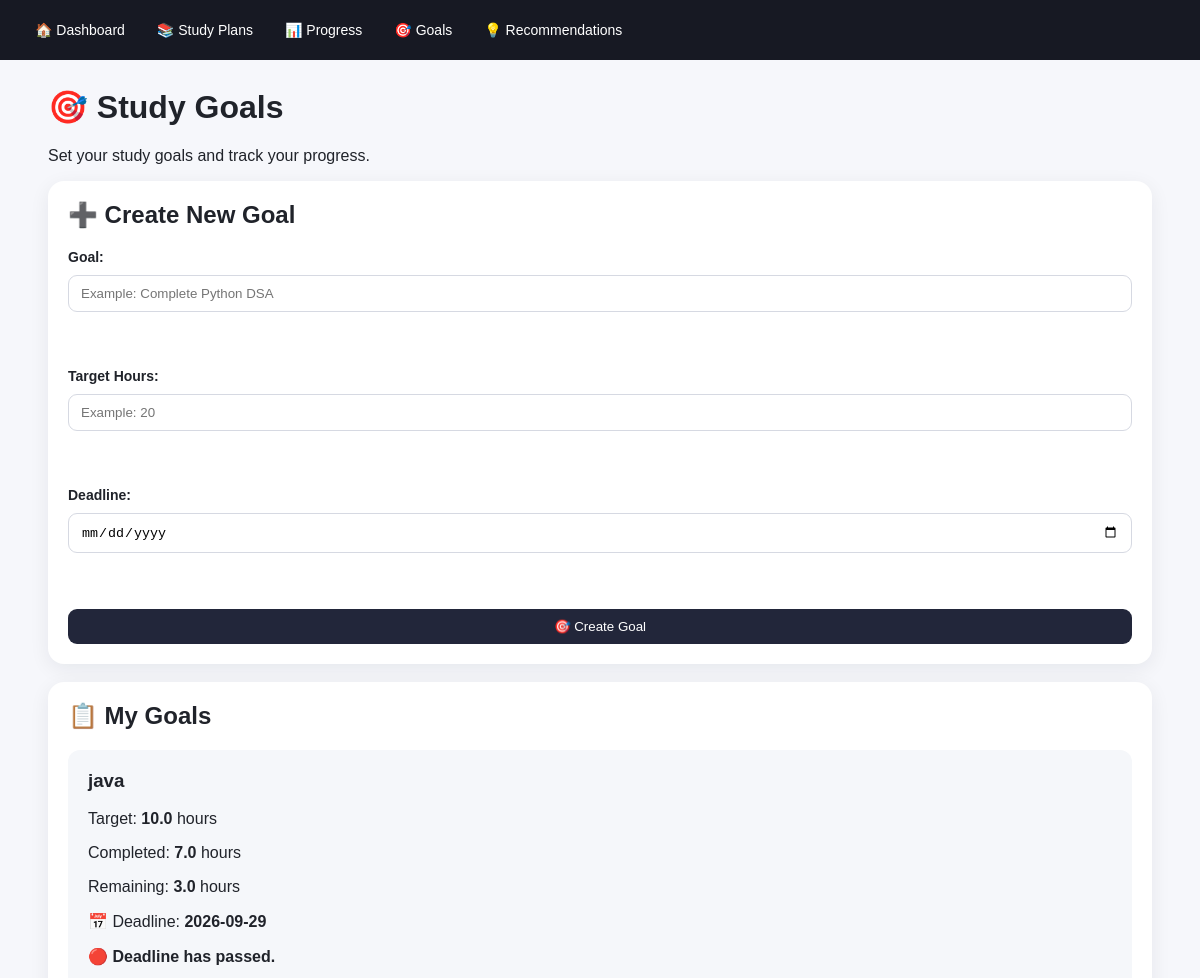
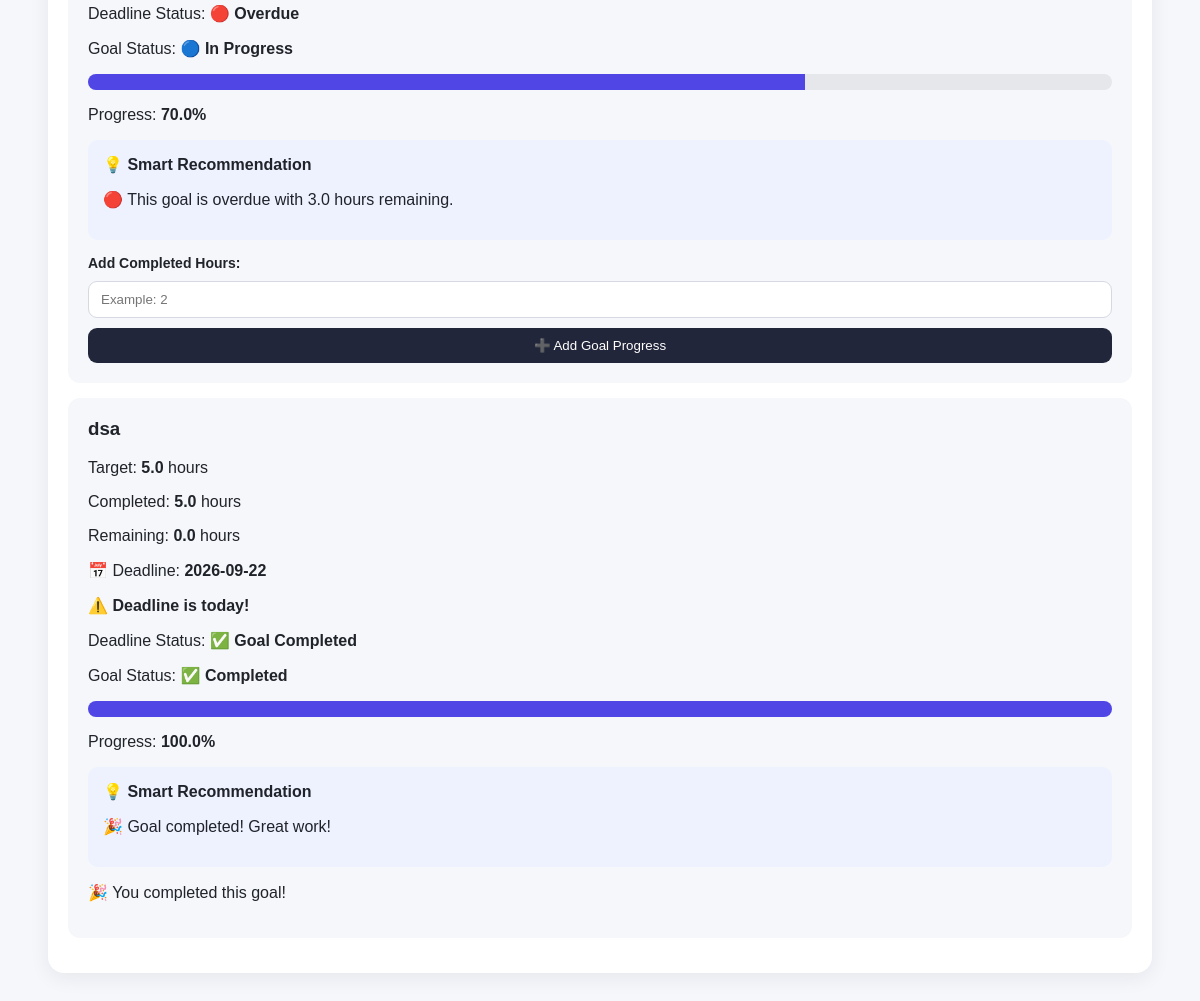
The page /goals on the database its author committed (2 pictures, top to bottom).
### tables this page shows
CREATE TABLE study_goals (
            id INTEGER PRIMARY KEY AUTOINCREMENT,
            goal TEXT,
            target_hours REAL,
            completed_hours REAL DEFAULT 0,
            deadline TEXT,
            status TEXT DEFAULT 'Pending'
        );

### app.py (the view)
@app.route("/goals")
def goals():
    conn = sqlite3.connect(DATABASE)
    cursor = conn.cursor()
    goals_data = get_goals_data(cursor)
    conn.close()
    return render_template("goals.html", goals=goals_data)

### app.py (called while the page is built)
def safe_percentage(completed, planned):
    if planned and planned > 0:
        return min((completed / planned) * 100, 100)
    return 0

def get_deadline_status(deadline, status):
    if status == "Completed":
        return "Completed"
    if not deadline:
        return "No Deadline"
    try:
        deadline_date = date.fromisoformat(deadline)
    except (ValueError, TypeError):
        return "No Deadline"
    days_left = (deadline_date - date.today()).days
    if days_left < 0:
        return "Overdue"
    if days_left == 0:
        return "Due Today"
    if days_left <= 3:
        return "Due Soon"
    return "In Progress"

### templates/goals.html (shortened to what this page needs)
<!DOCTYPE html>
<html>
<head>
    <link rel="stylesheet"
          href="{{ url_for('static', filename='style.css') }}">
</head>
<body>
    <nav>
        <a href="/">🏠 Dashboard</a>
        <a href="/plans">📚 Study Plans</a>
        <a href="/progress">📊 Progress</a>
        <a href="/goals">🎯 Goals</a>
        <a href="/">💡 Recommendations</a>
    </nav>
    <div class="container">
        <h1>🎯 Study Goals</h1>
        <p>
            Set your study goals and track your progress.
        </p>
        <div class="card">
            <h2>➕ Create New Goal</h2>
            <form action="/add-goal" method="POST">
                <label>
                    Goal:
                </label>
                <input
                    type="text"
                    name="goal"
                    placeholder="Example: Complete Python DSA"
                    required
                >
                <br><br>
                <label>
                    Target Hours:
                </label>
                <input
                    type="number"
                    name="target_hours"
                    min="1"
                    step="0.5"
                    placeholder="Example: 20"
                    required
                >
                <br><br>
                <label>
                    Deadline:
                </label>
                <input
                    type="date"
                    name="deadline"
                    required
                >
                <br><br>
                <button type="submit">
                    🎯 Create Goal
                </button>
            </form>
        </div>
        <div class="card">
            <h2>📋 My Goals</h2>
            {% if goals %}
                {% for goal in goals %}
                    <div style="
                        padding:20px;
                        margin:15px 0;
                        background:#f5f7fa;
                        border-radius:12px;
                    ">
                        <h3>
                            {{ goal.goal }}
                        </h3>
                        <p>
                            Target:
                            <strong>
                                {{ goal.target }}
                            </strong>
                            hours
                        </p>
                        <p>
                            Completed:
                            <strong>
                                {{ goal.completed }}
                            </strong>
                            hours
                        </p>
                        <p>
                            Remaining:
                            <strong>
                                {{ "%.1f"|format(
                                    goal.remaining_hours
                                ) }}
                            </strong>
                            hours
                        </p>
                        <p>
                            📅 Deadline:
                            <strong>
                                {{ goal.deadline }}
                            </strong>
                        </p>
                        {% if goal.days_left is not none %}
                            {% if goal.days_left > 0 %}
                                <p>
                                    📆 Days Left:
                                    <strong>
                                        {{ goal.days_left }}
                                    </strong>
                                </p>
                            {% elif goal.days_left == 0 %}
                                <p>
                                    ⚠️
                                    <strong>
                                        Deadline is today!
                                    </strong>
                                </p>
                            {% else %}
                                <p>
                                    🔴
                                    <strong>
                                        Deadline has passed.
                                    </strong>
                                </p>
                            {% endif %}
                        {% endif %}
                        <p>
                            Deadline Status:
                            {% if goal.deadline_status == "Completed" %}
                                <strong>
                                    ✅ Goal Completed
                                </strong>
                            {% elif goal.deadline_status == "Overdue" %}
                                <strong>
                                    🔴 Overdue
                                </strong>
                            {% elif goal.deadline_status == "Due Today" %}
                                <strong>
                                    ⚠️ Due Today
                                </strong>
                            {% elif goal.deadline_status == "Due Soon" %}
                                <strong>
                                    🟡 Due Soon
                                </strong>
                            {% elif goal.deadline_status == "In Progress" %}
                                <strong>
                                    🔵 In Progress
                                </strong>
                            {% else %}
                                <strong>
                                    ⚪ No Deadline
                                </strong>
                            {% endif %}
                        </p>
                        <p>
                            Goal Status:
                            {% if goal.status == "Completed" %}
                                <strong>
                                    ✅ Completed
                                </strong>
                            {% elif goal.status == "In Progress" %}
                                <strong>
                                    🔵 In Progress
                                </strong>
                            {% else %}
                                <strong>
                                    ⏳ Pending
                                </strong>
                            {% endif %}
                        </p>
                        <div style="
                            background:#e5e7eb;
                            height:16px;
                            border-radius:10px;
                            overflow:hidden;
                            margin:15px 0;
                        ">
                            <div style="
                                width:{{ goal.progress }}%;
                                height:100%;
                                background:#4f46e5;
                            "></div>
                        </div>
                        <p>
                            Progress:
                            <strong>
                                {{ "%.1f"|format(
                                    goal.progress
                                ) }}%
                            </strong>
                        </p>
                        <div style="
                            padding:15px;
                            margin:15px 0;
                            background:#eef2ff;
                            border-radius:10px;
                        ">
                            <strong>
                                💡 Smart Recommendation
                            </strong>
                            <p>
                                {{ goal.recommendation }}
                            </p>
                        </div>
                        {% if goal.status != "Completed" %}
                            <form
                                action="/add-goal-progress"
                                method="POST"
                            >
                                <label>
                                    Add Completed Hours:
                                </label>
                                <input
                                    type="number"
                                    name="completed_hours"
                                    min="0.5"
                                    step="0.5"
                                    placeholder="Example: 2"
                                    required
                                >
                                <button type="submit">
                                    ➕ Add Goal Progress
                                </button>
                            </form>
                        {% else %}
                            <p>
                                🎉 You completed this goal!
                            </p>
                        {% endif %}
                    </div>
                {% endfor %}
            {% else %}
                <p>
                    No goals created yet.
                </p>
            {% endif %}
        </div>
    </div>
</body>
</html>

### static/style.css (style rules this page uses)
* { box-sizing: border-box; }
body { margin: 0; font-family: Arial, Helvetica, sans-serif; background: #f6f7fb; color: #20232a; }
nav { background: #171923; padding: 14px 24px; display: flex; flex-wrap: wrap; gap: 10px; align-items: center; }
nav a { color: white; text-decoration: none; padding: 8px 11px; border-radius: 8px; font-size: 14px; }
.container { width: min(1180px, 92%); margin: 28px auto 50px; }
h1, h2, h3 { margin-top: 0; }
.card { background: white; border-radius: 16px; padding: 20px; box-shadow: 0 5px 20px rgba(20, 24, 40, .07); margin-bottom: 18px; }
button, .button { display: inline-block; border: 0; border-radius: 9px; padding: 10px 14px; cursor: pointer; background: #22263a; color: white; text-decoration: none; }
form { display: grid; gap: 10px; }
input, select { width: 100%; padding: 10px 12px; border: 1px solid #d6d9e2; border-radius: 9px; background: white; }
label { font-weight: 600; font-size: 14px; }

### rows shown on the page
study_goals: goal "java", target "10.0", completed "7.0", remaining_hours "3.0", deadline "2026-09-29", shows "Deadline has passed.", shows "🔴 Overdue", status "🔵 In Progress", progress "70.0", recommendation "🔴 This goal is overdue with 3.0 hours remaining."
study_goals: goal "dsa", target "5.0", completed "5.0", remaining_hours "0.0", deadline "2026-09-22", shows "Deadline is today!", shows "✅ Goal Completed", status "✅ Completed", progress "100.0", recommendation "🎉 Goal completed! Great work!"
